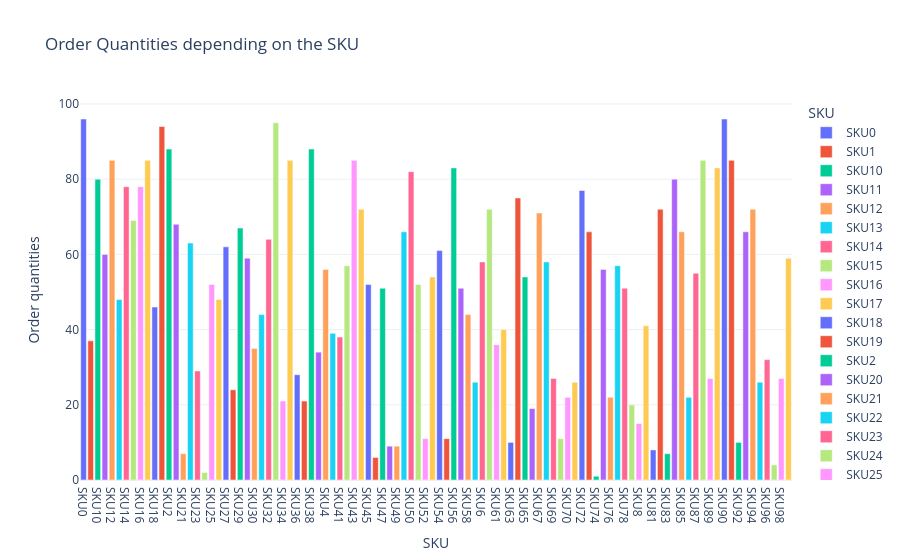

The cell this chart's notebook holds for it:
### Code cell
# Now let’s have a look at the order quantity of each SKU
sku_orders = data.groupby('SKU')['Order quantities'].sum().reset_index()

fig5 = px.bar(sku_orders, x='SKU', y='Order quantities', color='SKU',title='Order Quantities depending on the SKU')
fig5.show()
